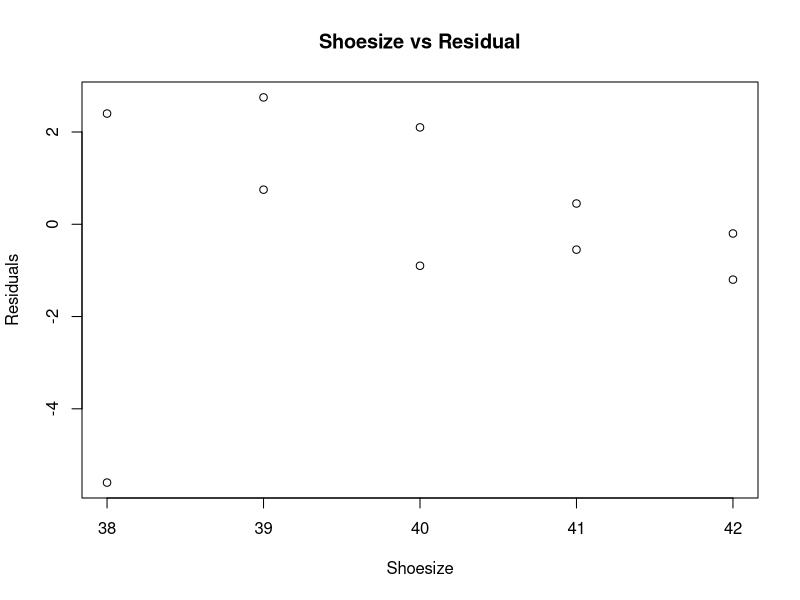
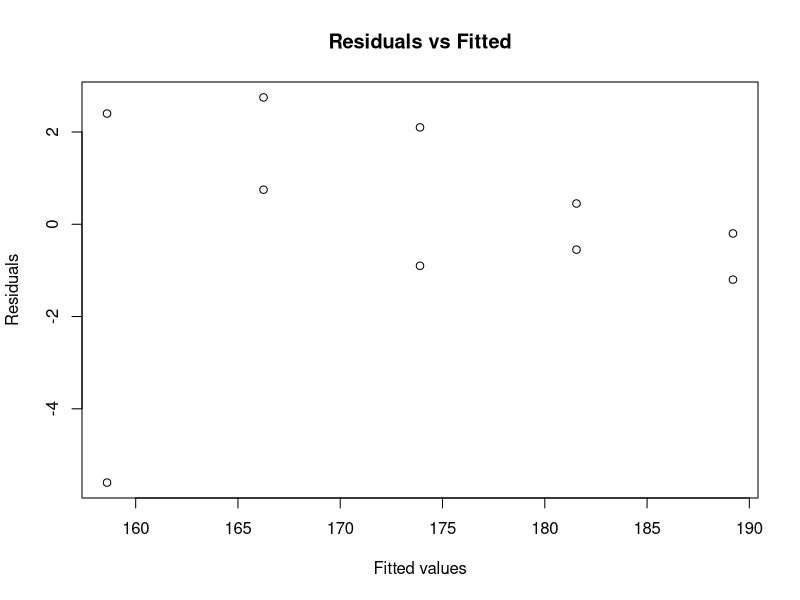
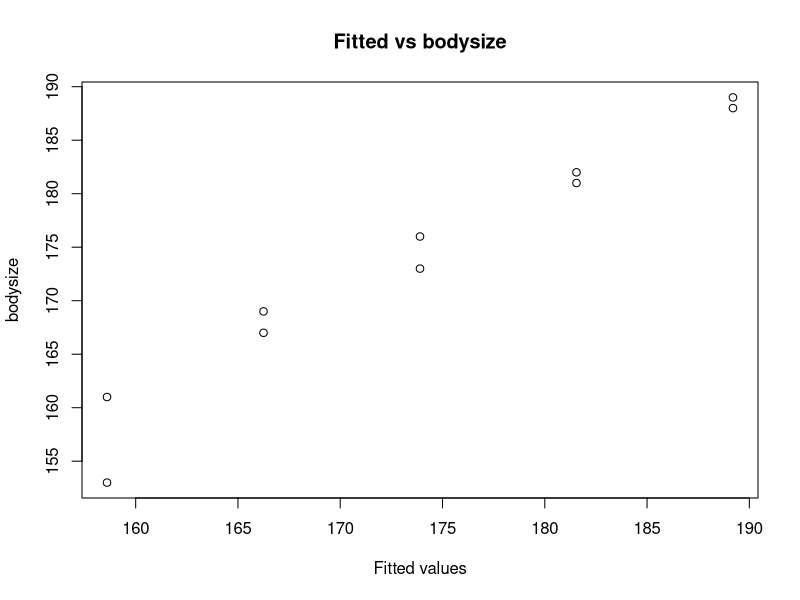
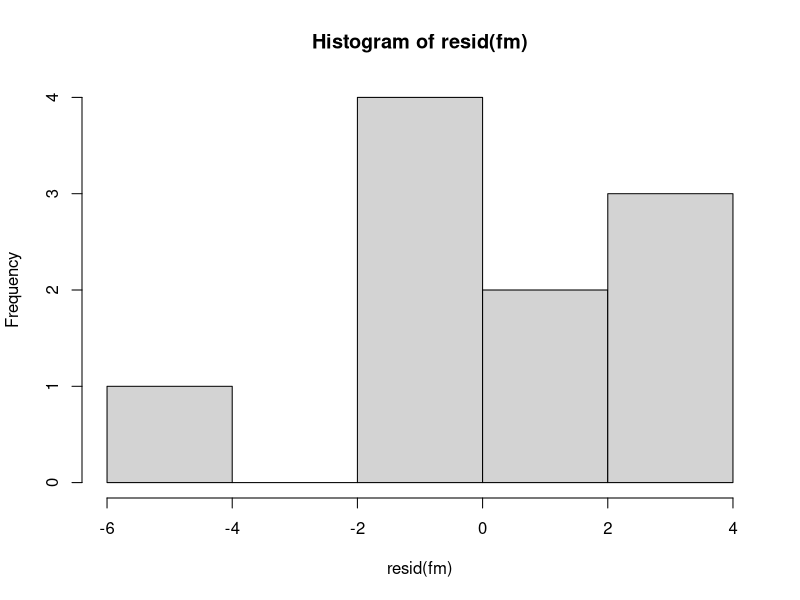
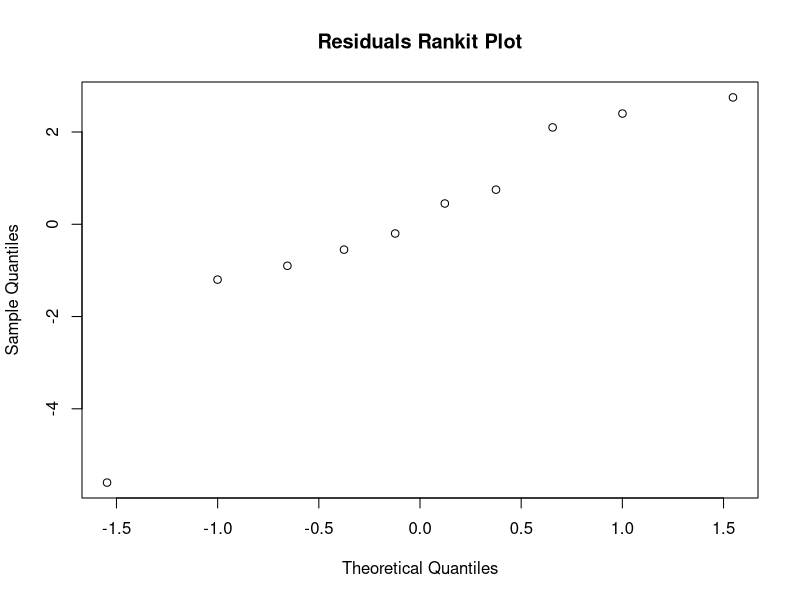

Source code (R) for these figures, in order:
#Q1
shoesize<-c(38,38,39,39,40,40,41,41,42,42)
bodysize<-c(153, 161, 167, 169, 173, 176, 182, 181, 188, 189)
y<-as.matrix(bodysize)
matrixX<-data.frame(rep(1,10),shoesize)
data.frame(rep(1,10),shoesize)
transX<-t(matrixX)
XtX<-t(matrixX)%*%as.matrix(matrixX)
tXtX<-solve(XtX)
Xty<-transX %*% y
b<-solve(XtX) %*% as.matrix(transX) %*% y

ypred<-as.matrix(matrixX) %*% as.matrix(solve(XtX)) %*% as.matrix(transX) %*% y
print(ypred)
ss_res<-sum((ypred - y)^2)
ms_res<-ss_res / 8
rse<-sqrt(ms_res)
tvalue<-b/rse
print(tvalue)
print(pt(b,8,lower.tail=FALSE))

#Q2
shoesize<-c(38,38,39,39,40,40,41,41,42,42)
bodysize<-c(153, 161, 167, 169, 173, 176, 182, 181, 188, 189)
bspl<-data.frame(shoesize,bodysize)
#bspl<-as.matrix(bspl) change from data frame to matrix
fm<-lm(bodysize ~ shoesize, data=bspl)
summary(fm)

#a
plot(shoesize, resid(fm), main="Shoesize vs Residual",xlab="Shoesize", ylab="Residuals")
#b
plot(fitted(fm), resid(fm), main="Residuals vs Fitted",xlab="Fitted values", ylab="Residuals")
#c
plot(fitted(fm), bodysize, main="Fitted vs bodysize",xlab="Fitted values", ylab="bodysize")
#d
hist( resid(fm))
#e
qqnorm(resid(fm), main="Residuals Rankit Plot")
